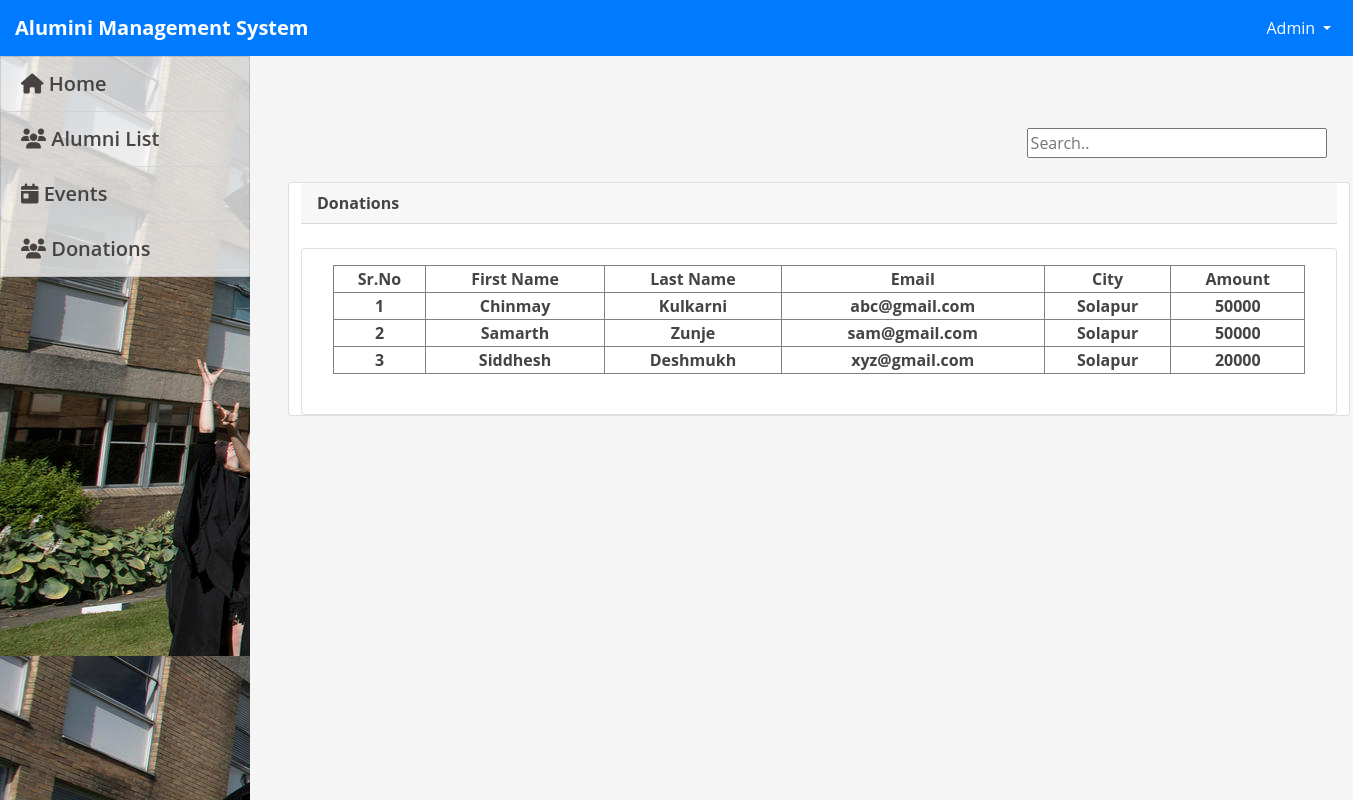
/admin/users.php (signed in), run on the app's committed database.
### tables this page shows
CREATE TABLE `donation` (
  `sno` int(11) NOT NULL,
  `name` varchar(15) NOT NULL,
  `lastname` varchar(15) NOT NULL,
  `email` varchar(30) NOT NULL,
  `phone` int(10) NOT NULL,
  `address` varchar(30) NOT NULL,
  `city` varchar(15) NOT NULL,
  `state` varchar(15) NOT NULL,
  `amount` varchar(15) NOT NULL
);

### admin/users.php (the view, shortened to what this page needs)
<!DOCTYPE html>
<html lang="en">
    <head>
        <link href="https://cdn.jsdelivr.net/npm/bootstrap@5.0.0/dist/css/bootstrap.min.css" rel="stylesheet" >
    <link rel="stylesheet" href="https://cdnjs.cloudflare.com/ajax/libs/animate.css/4.1.1/animate.min.css" />
</head>
<body style="background-color: whitesmoke;">
<nav class="navbar navbar-expand-lg" style="background-color: #007bff;">
  <div class="container-fluid">
    <a class="navbar-brand" href="#" style="font-weight:bold;">Alumini Management System</a>
    <div class="collapse navbar-collapse" id="navbarNavDropdown">
      <ul class="navbar-nav">
      <div class="dropdown float: right">
	  <button class="btn btn-secondary dropdown-toggle" type="button" id="dropdownMenuButton1" data-bs-toggle="dropdown" aria-expanded="false">
		Admin
	  </button>
	</div>
      </ul>
    </div>
  </div>
</nav>
    <nav id="sidebar" class='mx-lt-5 bg-dark' >
		<div class="sidebar-list">
				<a href="home.php" class="nav-item nav-home"><span class='icon-field'><i class="fa fa-home"></i></span> Home</a>
				<a href="alumni.php" class="nav-item nav-alumni"><span class='icon-field'><i class="fa fa-users"></i></span> Alumni List</a>
				<a href="events.php" class="nav-item nav-events"><span class='icon-field'><i class="fa fa-calendar-day"></i></span> Events</a>
				<a href="#" class="nav-item nav-users"><span class='icon-field'><i class="fa fa-users"></i></span> Donations</a>
		</div>
    </nav><br><br>
    <div class="container-fluid"style="padding-left:300px;">
	<br>
    <div class="page">
         <input class="search" type="text" placeholder="Search..">
	     <br>
	     <br>
	<div class="row">
        <div class="card">
			<div class="card-header">
				<b>Donations</b>
					</div><br>
		<div class="card col-lg-12">
			<div class="card-body">
				<table class="table-striped table-bordered col-md-12">
			<thead>
				<tr>
					<th class="text-center">Sr.No</th>
					<th class="text-center">First Name</th>
					<th class="text-center">Last Name</th>
					<th class="text-center">Email</th>
					<th class="text-center">City</th>
                    <th class="text-center">Amount</th>
				</tr>
			</thead>
			<tbody>
                <?php
                    include 'db_connect.php';
                    $users = $conn->query("SELECT * FROM donation order by name asc");
                    $i = 1;
                    while($row= $users->fetch_assoc()):
                ?>
				 <tr>
				 	<td class="text-center">
                     <p> <b><?php echo $i++ ?></b></p>
				 	</td>
				 	<td class="text-center">
                        <p> <b><?php echo $row['name'] ?></b></p>
				 	</td>
				 	<td class="text-center">
                        <p> <b><?php echo $row['lastname'] ?></b></p>
				 	</td>
				 	<td class="text-center">
                        <p> <b><?php echo $row['email'] ?></b></p>
				 	</td>
                     <td class="text-center">
                        <p> <b><?php echo $row['city'] ?></b></p>
				 	</td>
                     <td class="text-center">
                        <p> <b><?php echo $row['amount'] ?></b></p>
				 	</td>
				 </tr>
                 <?php endwhile; ?>
			</tbody>
		</table><br>
	 </div>
			</div>
		</div>
	</div>
</div>
</body>
</html>

### admin/users.php (style rules this page uses)
body { font-family: "Open Sans", sans-serif; color: #444444 !important; width: 100%; height: calc(100%); }
nav#sidebar { height: calc(100%); position: fixed; z-index: 99; left: 0; width: 250px; background: url(cimg.jpg); background-repeat: no-repeat; background-size: cover; margin: 0; font-size: 20px; font-weight: 400; line-height: 1.5; color: #212529 !important; text-align: left !important; background-color: #fff !important; }
a.nav-item { position: relative; display: block; padding: .75rem 1.25rem; margin-bottom: -1px; border: 1px solid rgba(0,0,0,.125); background-color: #ffffffc4; color: #484343; font-weight: 600; text-decoration: none; }
.container-fluid, .container-lg, .container-md, .container-sm, .container-xl { width: 100%; padding-right: 15px; padding-left: 15px; margin-right: auto; margin-left: auto; }
nav#sidebar { background: url('cimg.jpg') !important }
.navbar-nav { padding-left: 930px; }
#dropdownMenuButton1 { color: white; background-color: #007bff; border: none; }
.navbar-brand { color: white; }
td { vertical-align: middle !important; }
td p { margin: unset; }
.search { margin-left:70%; width: 300px; height: 30px; }
.card.col-lg-12 { position: relative; width: 100%; padding-right: 15px; padding-left: 15px; }

### data on the page
donation: name "Chinmay", lastname "Kulkarni", email "abc@gmail.com", city "Solapur", amount "50000"
donation: name "Samarth", lastname "Zunje", email "sam@gmail.com", city "Solapur", amount "50000"
donation: name "Siddhesh", lastname "Deshmukh", email "xyz@gmail.com", city "Solapur", amount "20000"
